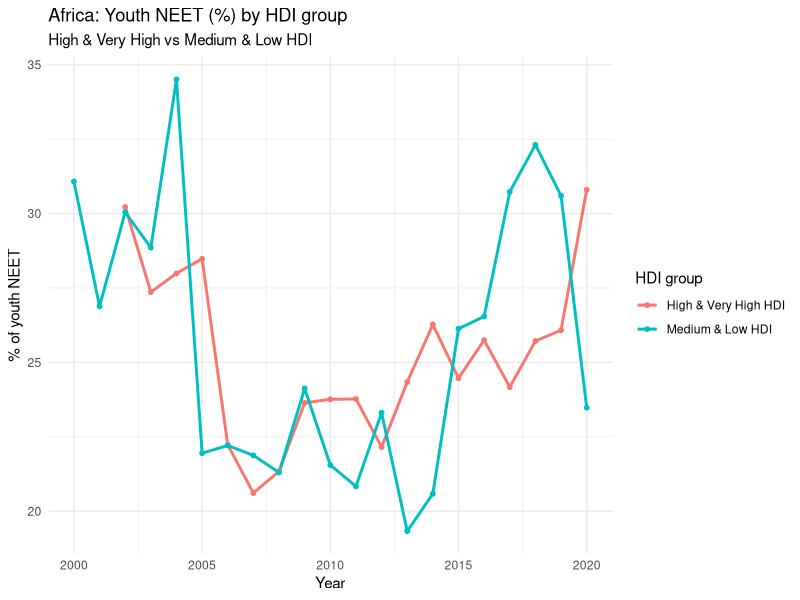

Here is the R script that generated this plot:
## Purpose: Plot African youth NEET trends split by HDI group (supplemental context for SDG 8.6)
## Inputs: youth_continents_hdi_2000_2020.csv (NEET + continent + HDI merged dataset)
## Outputs: ggplot showing average NEET% by HDI grouping over time (viewed interactively or saved via ggsave)

library(readr)
library(dplyr)
library(ggplot2)

# Load merged NEET + continent + HDI dataset (produced upstream from the provided CSVs + HDI file).
df <- read_csv("youth_continents_hdi_2000_2020.csv")

# If the NEET column name differs, rename to share_neet using the line below.
# df <- df %>%
#   rename(share_neet = `Share of youth not in education, employment or training, total (% of youth population)`)

# Derive HDI tiers and a 2-bucket HDI grouping, then drop rows lacking HDI.
df <- df %>%
  mutate(
    HDI_tier = case_when(
      HDI >= 0.800               ~ "Very High",
      HDI >= 0.700 & HDI < 0.800 ~ "High",
      HDI >= 0.550 & HDI < 0.700 ~ "Medium",
      HDI < 0.550                ~ "Low",
      TRUE                       ~ NA_character_
    ),
    HDI_group2 = case_when(
      HDI_tier %in% c("Very High", "High") ~ "High & Very High HDI",
      HDI_tier %in% c("Medium", "Low")     ~ "Medium & Low HDI",
      TRUE                                 ~ NA_character_
    )
  ) %>%
  filter(!is.na(HDI_group2))

# Filter to Africa and compute mean NEET by year and HDI group.
africa <- df %>%
  filter(Continent == "Africa") %>%
  group_by(Year, HDI_group2) %>%
  summarise(
    mean_neet = mean(share_neet, na.rm = TRUE),
    .groups = "drop"
  )

# Plot NEET trends by HDI grouping (use ggsave(...) to write to file if needed).
ggplot(africa, aes(x = Year, y = mean_neet, colour = HDI_group2)) +
  geom_line(linewidth = 1) +
  geom_point(size = 1.3) +
  labs(
    title = "Africa: Youth NEET (%) by HDI group",
    subtitle = "High & Very High vs Medium & Low HDI",
    x = "Year",
    y = "% of youth NEET",
    colour = "HDI group"
  ) +
  theme_minimal()
